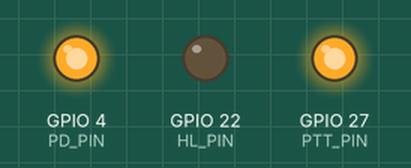
Recording of a program running on a simulated Raspberry Pi (BCM pin numbers). On the bench: output pins drawn as LEDs (lit = HIGH). What the program prints to the terminal is not drawn. At 0.0 s the program stops and its outputs stay as they are.

Above: at 0.1 s.
Timing chart, 0 to 1.5 s (numbered marks = the images above):
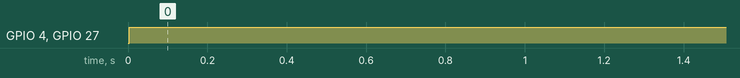

Measured:
- by itself, GPIO 4 (PD_PIN), GPIO 27 (PTT_PIN): LOW → HIGH at 0.00 s

The program:

hamwing_gpio_init.py
```python
#!/usr/bin/env python3
"""
hamwing_gpio_init.py — HamWing GPIO safe-state initializer for Raspberry Pi

Usage:
  python3 hamwing_gpio_init.py

This script enforces safe GPIO states on the Pi after Feather M0 startup:
  1. Ensures PTT is HIGH (transmitter unkeyed, active-LOW logic)
  2. Ensures PD is HIGH (radios active, released from Feather control)
  3. Sets H/L to LOW (0.5W low power by default)
  4. Sets pins to OUTPUT mode so Pi has exclusive ownership

This prevents Pi UART GPIO from conflicting with Feather's UHF UART initialization.
Install as a systemd service to run automatically at boot.
"""

import RPi.GPIO as GPIO
import sys
import time

# BCM pin numbers — must match HamWing_RadioConfig.ino
PTT_PIN = 27   # Active-LOW PTT control (HIGH=idle, LOW=transmit)
PD_PIN = 4     # Power-down control (HIGH=active, LOW=sleep)
HL_PIN = 22    # Power level (HIGH=1W, LOW=0.5W)

def safe_cleanup():
    """Ensure GPIO is reset on exit."""
    GPIO.cleanup()

def main():
    try:
        GPIO.setwarnings(False)
        GPIO.setmode(GPIO.BCM)

        print("HamWing GPIO Initialization")
        print(f"  PTT pin (GPIO{PTT_PIN}): OUTPUT HIGH (idle)")
        print(f"  PD pin (GPIO{PD_PIN}):   OUTPUT HIGH (active)")
        print(f"  H/L pin (GPIO{HL_PIN}):  OUTPUT LOW (0.5W)")
        print()

        # PTT: HIGH = idle (active-LOW keying)
        GPIO.setup(PTT_PIN, GPIO.OUT, initial=GPIO.HIGH)
        print(f"✓ GPIO{PTT_PIN} (PTT) set to OUTPUT HIGH (transmitter unkeyed)")

        # PD: HIGH = radios active
        GPIO.setup(PD_PIN, GPIO.OUT, initial=GPIO.HIGH)
        print(f"✓ GPIO{PD_PIN} (PD) set to OUTPUT HIGH (radios active)")

        # H/L: LOW = 0.5W low power
        GPIO.setup(HL_PIN, GPIO.OUT, initial=GPIO.LOW)
        print(f"✓ GPIO{HL_PIN} (H/L) set to OUTPUT LOW (0.5W low power)")

        print()
        print("✓ HamWing GPIO safe-state applied successfully")
        print()
        print("Next steps:")
        print("  1. Ensure Feather M0 has completed radio configuration (check Serial output)")
        print("  2. Your application can now control GPIO27 (PTT) and GPIO4 (PD)")
        print("  3. To transmit: GPIO27 LOW, to idle: GPIO27 HIGH")
        print()

        # Keep GPIO state active after script exits
        # (pin configuration persists in hardware)

    except Exception as e:
        print(f"✗ Error: {e}")
        safe_cleanup()
        sys.exit(1)

if __name__ == "__main__":
    main()
```
